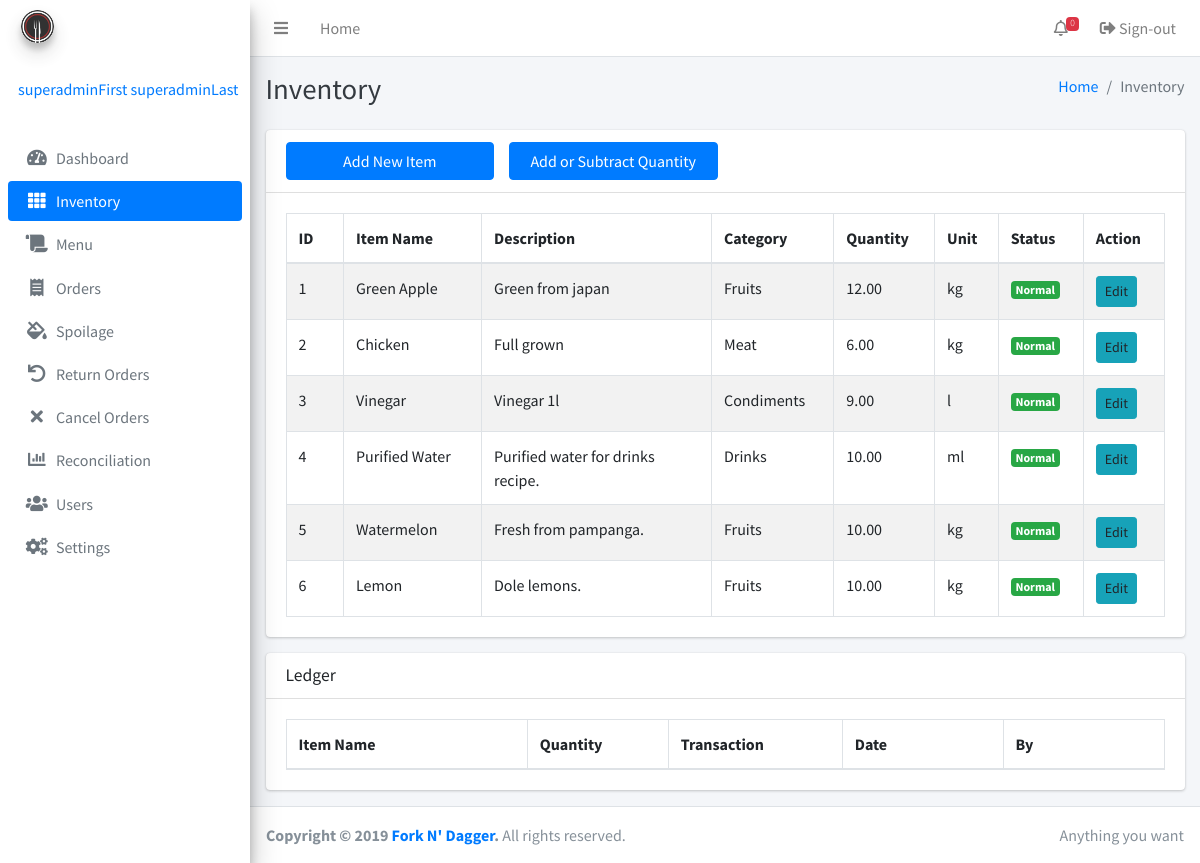
The page /inventory.php (signed in) on the database as committed earlier.
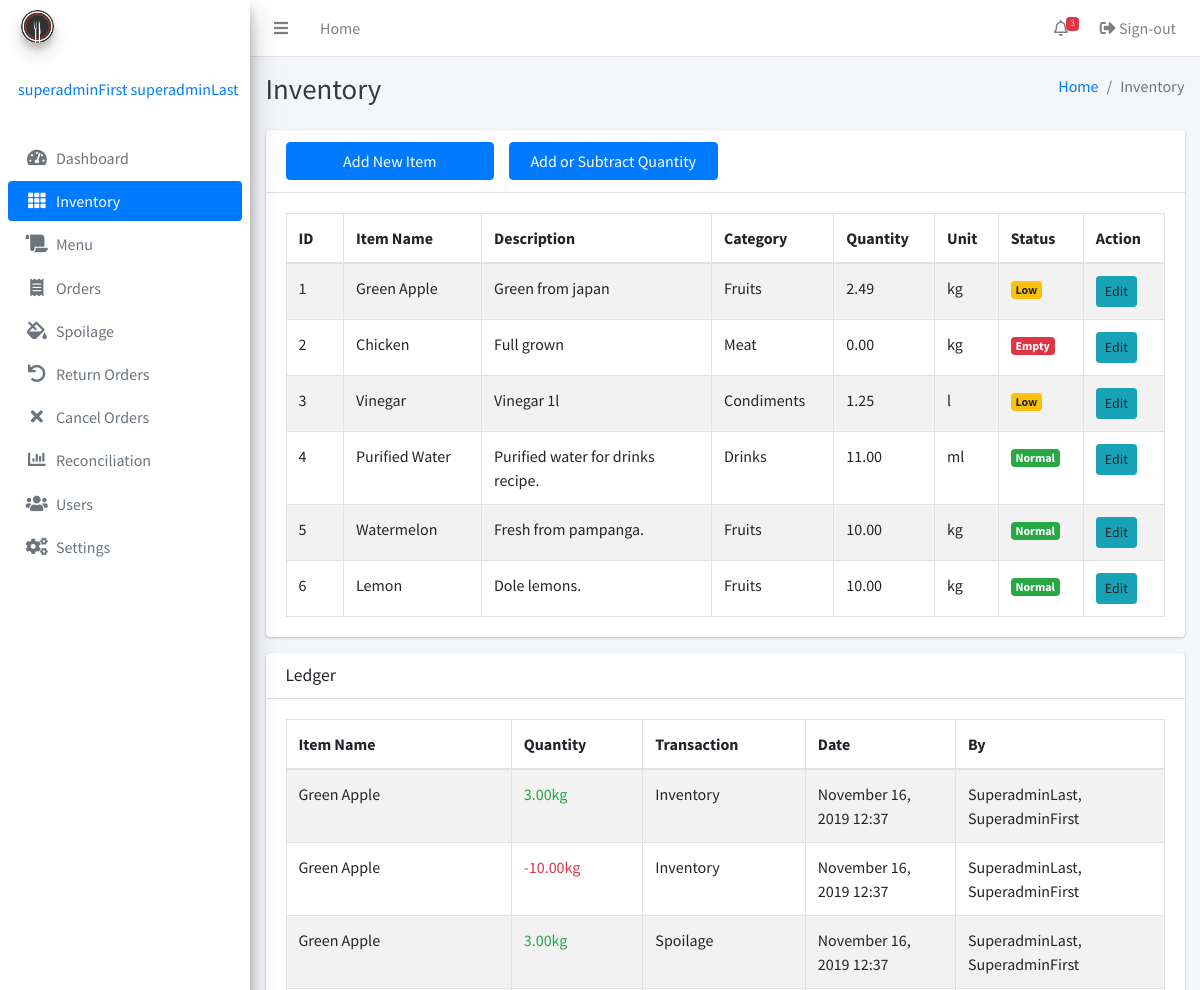
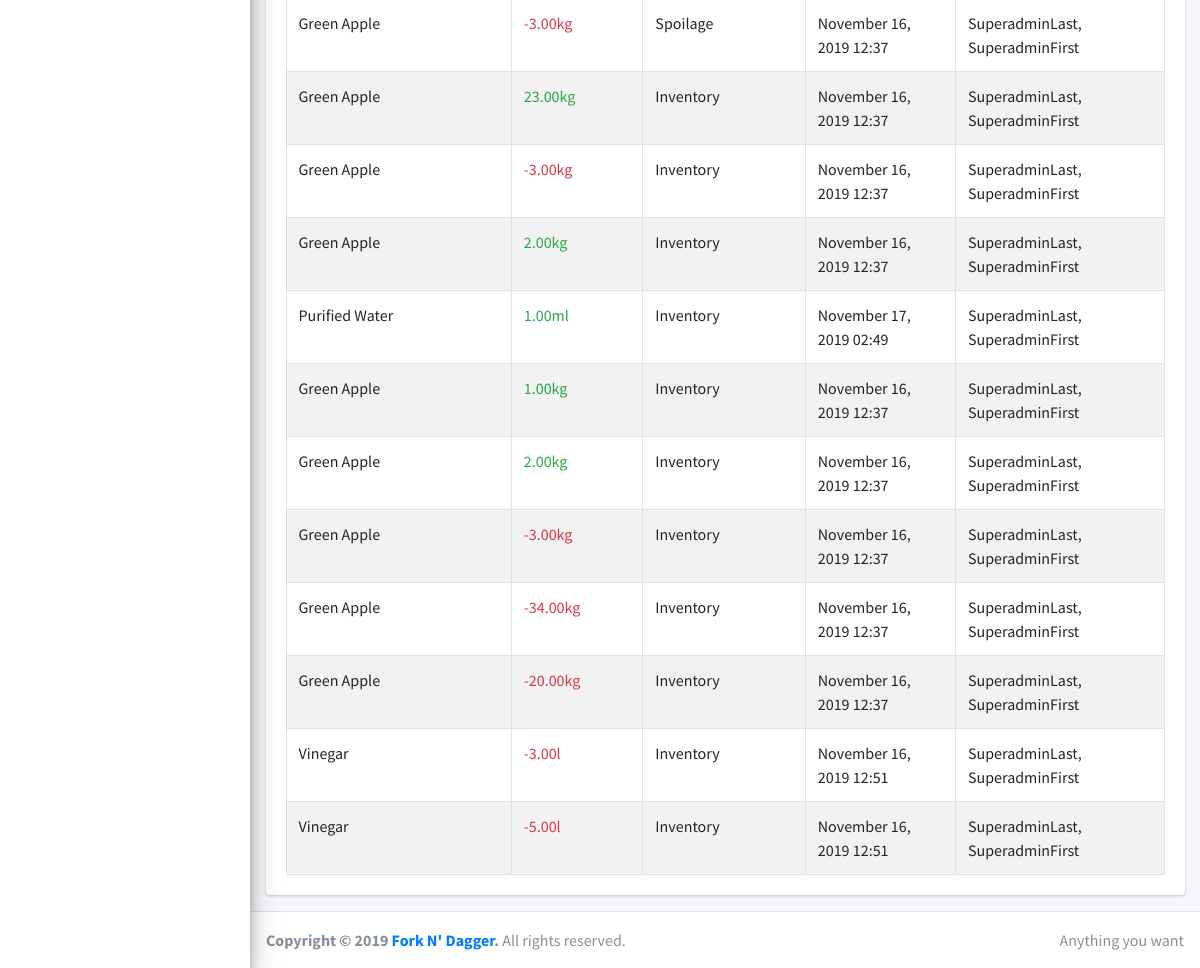
The same page on the database as committed later (2 pictures, top to bottom).
### tables this page shows
CREATE TABLE IF NOT EXISTS `inventory` (
  `id` bigint(255) NOT NULL AUTO_INCREMENT,
  `itemname` varchar(255) NOT NULL,
  `description` varchar(255) NOT NULL,
  `quantity` decimal(65,2) UNSIGNED NOT NULL,
  `lowquantity` decimal(65,2) DEFAULT NULL,
  `categoryID` int(255) DEFAULT NULL,
  `unitID` int(255) DEFAULT NULL,
  `timestamp` timestamp(6) NOT NULL,
  `adminID` int(255) NOT NULL,
  PRIMARY KEY (`id`)
);

CREATE TABLE IF NOT EXISTS `category` (
  `id` bigint(255) NOT NULL AUTO_INCREMENT,
  `categoryname` varchar(255) NOT NULL,
  PRIMARY KEY (`id`),
  UNIQUE KEY `categoryname` (`categoryname`)
);

CREATE TABLE IF NOT EXISTS `uom` (
  `id` bigint(255) NOT NULL AUTO_INCREMENT,
  `uomname` varchar(255) NOT NULL,
  PRIMARY KEY (`id`),
  UNIQUE KEY `name` (`uomname`)
);

CREATE TABLE IF NOT EXISTS `ledger` (
  `id` bigint(255) NOT NULL AUTO_INCREMENT,
  `inventoryID` int(255) NOT NULL,
  `quantity` decimal(65,2) NOT NULL,
  `transaction` enum('Inventory','Order','Cancel','Return','Spoilage') NOT NULL,
  `timestamp` timestamp(6) NOT NULL,
  `adminID` int(255) NOT NULL,
  PRIMARY KEY (`id`)
);

### inc/session.php (called while the page is built, shortened)
<?php
	include 'inc/conn.php';;
	if(isset($_SESSION['admin'])){
		$query = $conn -> prepare("SELECT * FROM admins WHERE id = ? ");
		$query -> bind_param("s", $variable);
		$query -> execute();
		$result = $query->get_result();
		$user = mysqli_fetch_assoc($result);
		$role = $user['role'];
	}
	else{
		header('location: home.php');
		exit();
	}
?>

### inventory.php (the view, shortened to what this page needs)
<?php include 'inc/session.php'; ?>
<?php include 'inc/header.php'; ?>
<body class="hold-transition sidebar-mini">
<div class="wrapper">
<?php
$current = "inventory";
include 'inc/navbar.php'; ?>
<div class="content-wrapper">
<?php if ($role == 'Super User'): ?>
    <div class="content-header">
      <div class="container-fluid">
        <div class="row mb-2">
          <div class="col-sm-6">
            <h1 class="m-0 text-dark">Inventory</h1>
          </div>
          <div class="col-sm-6">
            <ol class="breadcrumb float-sm-right">
              <li class="breadcrumb-item"><a href="#">Home</a></li>
              <li class="breadcrumb-item active">Inventory</li>
            </ol>
          </div>
        </div>
      </div>
    </div>
    <div class="content">
      <div class="container">
        <div class="row">
          <div class="col-12">
            <div class="card">
              <div class="card-header">
                <div class="row">
                  <div class="col-3">
                  <button type="button" class="btn btn-block btn-primary" data-toggle="modal" data-target="#item">Add New Item</button>
                  </div>
                  <div class="col-3">
                  <button type="button" class="btn btn-block btn-primary" data-toggle="modal" data-target="#quantity">Add or Subtract Quantity</button>
                  </div>
                </div>
              </div>
              <div class="card-body">
                <table class="table table-bordered table-striped display">
                  <thead>
                  <tr>
                    <th width="50">ID</th>
                    <th width="120">Item Name</th>
                    <th width="200">Description</th>
                    <th width="100">Category</th>
                    <th width="50">Quantity</th>
                    <th width="30">Unit</th>
                    <th width="30">Status</th>
                    <th width="50">Action</th>
                  </tr>
                  </thead>
                  <tbody>
                  <?php
                  $result3 = mysqli_query($conn, "SELECT *, inventory.id as 'invID' FROM inventory left join category on inventory.categoryID = category.id left join uom on inventory.unitID = uom.id");
                  while ($row = mysqli_fetch_array($result3)) {
                      if ($row['lowquantity'] >= $row['quantity']){
                        if ($row['quantity'] != 0){
                          $status ='warning';
                          $statustext ='Low';
                        } else{
                          $status ='danger';
                          $statustext ='Empty';
                        }
                      } else {
                        $status ='success';
                        $statustext ='Normal';
                      }
                        ?>
                  <tr>
                    <td><?php echo $row['invID'];?></td>
                    <td><?php echo ucwords($row['itemname']);?></td>
                    <td><?php echo ucfirst($row['description']);?></td>
                    <td><?php echo ucwords($row['categoryname']);?></td>
                    <td><?php echo $row['quantity'];?></td>
                    <td><?php echo strtolower($row['uomname']);?></td>
                    <td><span class="badge bg-<?php echo $status; ?>"><?php echo $statustext; ?></span></td>
                    <td><a data-toggle="modal" data-target='#view<?php echo $row['invID']; ?>' class="btn btn-info btn-sm m-0">Edit</a></td>
                  </tr>
                  <?php   } ?>
                  </tbody>
                </table>
              </div>
            </div>
          </div>
        </div>
        <div class="row">
          <div class="col-12">
            <div class="card">
              <div class="card-header">
                <h3 class="card-title">Ledger</h3>
              </div>
              <div class="card-body">
                <table class="table table-bordered table-striped display">
                  <thead>
                  <tr>
                    <th width="150">Item Name</th>
                    <th width="30">Quantity</th>
                    <th width="30">Transaction</th>
                    <th width="100">Date</th>
                    <th width="100">By</th>
                  </tr>
                  </thead>
                       <?php
                  $result3 = mysqli_query($conn, "SELECT *, ledger.quantity as ledQuan FROM ledger join inventory on ledger.inventoryID = inventory.id join uom on inventory.unitID = uom.id join admins on ledger.adminID = admins.id");
                  while ($row = mysqli_fetch_array($result3)) {
                      if ($row['ledQuan'] < 0){
                        $color ='red';
                      } else {
                        $color ='green';
                      }
                        ?>
                  <tr>
                    <td><?php echo ucwords($row['itemname']);?></td>
                    <td class="text-<?php echo $color;?>"><?php echo $row['ledQuan'];?><?php echo $row['uomname'];?></td>
                    <td><?php echo ucfirst($row['transaction']);?></td>
                    <td><?php echo date("F d, Y H:i", strtotime($row['timestamp']));?></td>
                    <td><?php echo ucfirst($row['lastname']);?>, <?php echo ucfirst($row['firstname']);?></td>
                  </tr>
                  <?php   } ?>
                </table>
              </div>
            </div>
          </div>
        </div>
      </div>
    </div>
</div>
<?php else: ?>
  <?php include 'forbidden.php'; ?>
<?php endif ?>
  <?php include 'inc/footer.php'; ?>
</div>
</body>
</html>

### inc/header.php (shortened to what this page needs)
<!DOCTYPE html>
<html lang="en">
<head>
  <link rel="stylesheet" href="plugins/fontawesome-free/css/all.min.css">
  <link rel="stylesheet" href="dist/css/adminlte.min.css">
  <link rel="stylesheet" href="plugins/datatables-bs4/css/dataTables.bootstrap4.css">
  <link rel="stylesheet" href="plugins/select2/css/select2.min.css">
  <link rel="stylesheet" href="plugins/select2-bootstrap4-theme/select2-bootstrap4.min.css">
</head>

### inc/navbar.php (shortened to what this page needs)
  <nav class="main-header navbar navbar-expand navbar-white navbar-light">
    <ul class="navbar-nav">
      <li class="nav-item">
        <a class="nav-link" data-widget="pushmenu" href="#"><i class="fas fa-bars"></i></a>
      </li>
      <li class="nav-item d-none d-sm-inline-block">
        <a href="index3.html" class="nav-link">Home</a>
      </li>
    </ul>
    <ul class="navbar-nav ml-auto">
      <li class="nav-item dropdown">
        <a class="nav-link" data-toggle="dropdown" href="#">
          <i class="far fa-bell"></i>
        <?php
        $result3 = mysqli_query($conn, "SELECT count(*) as counted FROM inventory where lowquantity >= quantity or quantity = 0");
         $row1 = mysqli_fetch_assoc($result3);
         $counted = $row1['counted'];
         echo '<span class="badge badge-danger navbar-badge">'.$counted.'</span>';
        ?>
        </a>
      </li>
      <li class="nav-item">
        <a class="nav-link" href="logout.php"><i class="nav-icon fas fa-sign-out-alt"></i> Sign-out</a>
      </li>
    </ul>
  </nav>
  <aside class="main-sidebar sidebar-gray elevation-4">
    <a href="index3.html" class="brand-link">
      <img src="image/logo.png" alt="Fork N' Dagger Logo" class="brand-image img-circle elevation-3"
           style="opacity: .8">
      <span class="brand-text font-weight-light">Fork N' Dagger</span>
    </a>
    <div class="sidebar">
      <div class="user-panel mt-3 pb-3 mb-3 d-flex">
        <div class="info">
          <a href="#" class="d-block"><?php echo $user['firstname']. ' '.$user['lastname']; ?></a>
        </div>
      </div>
<?php
switch ($role): ?>
<?php case "Super User": ?>
      <nav class="mt-2">
        <ul class="nav nav-pills nav-sidebar flex-column" data-widget="treeview" role="menu" data-accordion="false">
          <li class="nav-item">
            <a href="index.php" class="nav-link <?php if($current == 'Dashboard') {echo 'active';} ?>">
              <i class="nav-icon fas fa-tachometer-alt"></i>
              <p>
                Dashboard
              </p>
            </a>
          </li>
          <li class="nav-item">
            <a href="inventory.php" class="nav-link <?php if($current == 'inventory') {echo 'active';} ?>" >
              <i class="nav-icon fas fa-th"></i>
              <p>
                Inventory
              </p>
            </a>
          </li>
          <li class="nav-item">
            <a href="menu.php" class="nav-link <?php if($current == 'menu') {echo 'active';} ?>">
              <i class="nav-icon fas fa-scroll"></i>
              <p>
                Menu
              </p>
            </a>
          </li>
          <li class="nav-item">
            <a href="order.php" class="nav-link <?php if($current == 'order') {echo 'active';} ?>">
              <i class="nav-icon fas fa-receipt"></i>
              <p>
                Orders
              </p>
            </a>
          </li>
          <li class="nav-item">
            <a href="spoilage.php" class="nav-link <?php if($current == 'spoilage') {echo 'active';} ?>">
              <i class="nav-icon fas fa-fill-drip"></i>
              <p>
                Spoilage
              </p>
            </a>
          </li>
          <li class="nav-item">
            <a href="returnorders.php" class="nav-link <?php if($current == 'return') {echo 'active';} ?>">
              <i class="nav-icon fas fa-undo"></i>
              <p>
                Return Orders
              </p>
            </a>
          </li>
          <li class="nav-item">
            <a href="cancelorders.php" class="nav-link <?php if($current == 'cancel') {echo 'active';} ?>">
              <i class="nav-icon fas fa-times"></i>
              <p>
                Cancel Orders
              </p>
            </a>
          </li>
          <li class="nav-item">
            <a href="reconciliation.php" class="nav-link <?php if($current == 'reconciliation') {echo 'active';} ?>">
              <i class="nav-icon fas fa-chart-bar"></i>
              <p>
                Reconciliation
              </p>
            </a>
          </li>
          <li class="nav-item">
            <a href="users.php" class="nav-link <?php if($current == 'users') {echo 'active';} ?>">
              <i class="nav-icon fas fa-users"></i>
              <p>
                Users
              </p>
            </a>
          </li>
          <li class="nav-item">
            <a href="settings.php" class="nav-link <?php if($current == 'settings') {echo 'active';} ?>">
              <i class="nav-icon fas fa-cogs"></i>
              <p>
                Settings
              </p>
            </a>
          </li>
        </ul>
      </nav>
<?php break; ?>
<?php endswitch; ?>
    </div>
  </aside>

### inc/footer.php
<footer class="main-footer">
	<div class="float-right d-none d-sm-inline">
	  Anything you want
	</div>
	<strong>Copyright &copy; 2019 <a href="">Fork N' Dagger</a>.</strong> All rights reserved.
</footer>

### inc/header.php (style rules this page uses)
p, h1, h2, h3, h4, h5, h6, label, td, dt, dd { user-select: none; -webkit-user-select: none; -khtml-user-select: none; -moz-user-select: none; -ms-user-select: none; }

Rows that differ between the two databases and show on the page:
changed inventory "Green Apple": quantity "12.00" → "2.49"; lowquantity empty → 3 (drawn); quantity "Normal" → "Low"
changed inventory "Chicken": quantity "6.00" → "0.00"; lowquantity empty → 3 (drawn); quantity "Normal" → "Empty"
changed inventory "Vinegar": quantity "9.00" → "1.25"; lowquantity empty → 5 (drawn); quantity "Normal" → "Low"
changed inventory "Purified Water": quantity "10.00" → "11.00"
added ledger: inventoryID.itemname "Green Apple", quantity "3.00", uom.uomname "kg", transaction "Inventory", inventoryID.timestamp "November 16, 2019 12:37", adminID.lastname "SuperadminLast", adminID.firstname "SuperadminFirst"
added ledger: inventoryID.itemname "Green Apple", quantity "-10.00", uom.uomname "kg", transaction "Inventory", inventoryID.timestamp "November 16, 2019 12:37", adminID.lastname "SuperadminLast", adminID.firstname "SuperadminFirst"
added ledger: inventoryID.itemname "Green Apple", quantity "3.00", uom.uomname "kg", transaction "Spoilage", inventoryID.timestamp "November 16, 2019 12:37", adminID.lastname "SuperadminLast", adminID.firstname "SuperadminFirst"
added ledger: inventoryID.itemname "Green Apple", quantity "-3.00", uom.uomname "kg", transaction "Spoilage", inventoryID.timestamp "November 16, 2019 12:37", adminID.lastname "SuperadminLast", adminID.firstname "SuperadminFirst"
added ledger: inventoryID.itemname "Green Apple", quantity "23.00", uom.uomname "kg", transaction "Inventory", inventoryID.timestamp "November 16, 2019 12:37", adminID.lastname "SuperadminLast", adminID.firstname "SuperadminFirst"
added ledger: inventoryID.itemname "Green Apple", quantity "-3.00", uom.uomname "kg", transaction "Inventory", inventoryID.timestamp "November 16, 2019 12:37", adminID.lastname "SuperadminLast", adminID.firstname "SuperadminFirst"
added ledger: inventoryID.itemname "Green Apple", quantity "2.00", uom.uomname "kg", transaction "Inventory", inventoryID.timestamp "November 16, 2019 12:37", adminID.lastname "SuperadminLast", adminID.firstname "SuperadminFirst"
added ledger: inventoryID.itemname "Purified Water", quantity "1.00", uom.uomname "ml", transaction "Inventory", inventoryID.timestamp "November 17, 2019 02:49", adminID.lastname "SuperadminLast", adminID.firstname "SuperadminFirst"
added ledger: inventoryID.itemname "Green Apple", quantity "1.00", uom.uomname "kg", transaction "Inventory", inventoryID.timestamp "November 16, 2019 12:37", adminID.lastname "SuperadminLast", adminID.firstname "SuperadminFirst"
added ledger: inventoryID.itemname "Green Apple", quantity "2.00", uom.uomname "kg", transaction "Inventory", inventoryID.timestamp "November 16, 2019 12:37", adminID.lastname "SuperadminLast", adminID.firstname "SuperadminFirst"
added ledger: inventoryID.itemname "Green Apple", quantity "-3.00", uom.uomname "kg", transaction "Inventory", inventoryID.timestamp "November 16, 2019 12:37", adminID.lastname "SuperadminLast", adminID.firstname "SuperadminFirst"
added ledger: inventoryID.itemname "Green Apple", quantity "-34.00", uom.uomname "kg", transaction "Inventory", inventoryID.timestamp "November 16, 2019 12:37", adminID.lastname "SuperadminLast", adminID.firstname "SuperadminFirst"
added ledger: inventoryID.itemname "Green Apple", quantity "-20.00", uom.uomname "kg", transaction "Inventory", inventoryID.timestamp "November 16, 2019 12:37", adminID.lastname "SuperadminLast", adminID.firstname "SuperadminFirst"
added ledger: inventoryID.itemname "Vinegar", quantity "-3.00", uom.uomname "l", transaction "Inventory", inventoryID.timestamp "November 16, 2019 12:51", adminID.lastname "SuperadminLast", adminID.firstname "SuperadminFirst"
added ledger: inventoryID.itemname "Vinegar", quantity "-5.00", uom.uomname "l", transaction "Inventory", inventoryID.timestamp "November 16, 2019 12:51", adminID.lastname "SuperadminLast", adminID.firstname "SuperadminFirst"
Other text that changed with them:
$counted: "0" → "3"
